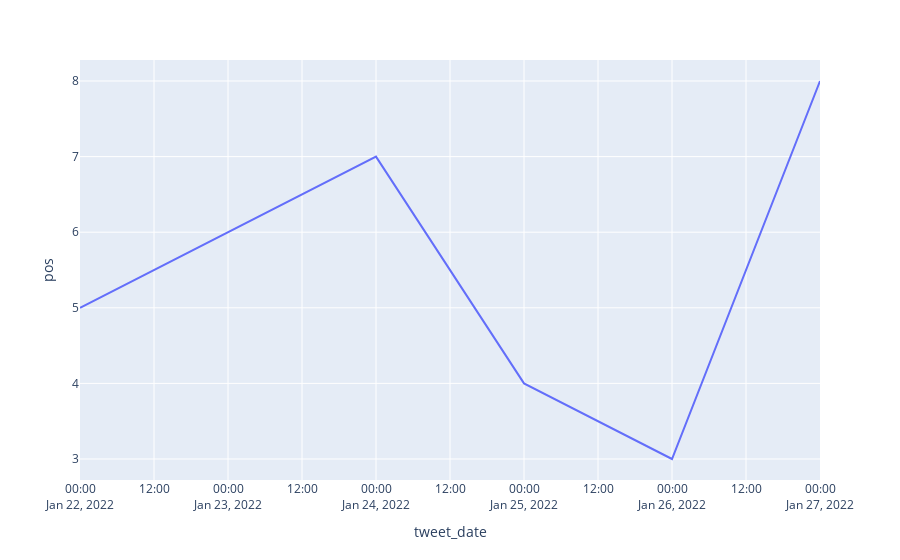

Notebook source saved alongside this figure:
### Code cell
fig = px.line(df_temp, x="tweet_date", y="pos")
fig.show()

### Figure 1 — Plotly figure (JSON) as saved in the notebook; plotly's stock layout.template omitted (floating-point values rounded to 4 significant figures)
{"data": [{"hovertemplate": "tweet_date=%{x}<br>pos=%{y}<extra></extra>", "legendgroup": "", "line": {"color": "#636efa", "dash": "solid"}, "marker": {"symbol": "circle"}, "mode": "lines", "name": "", "orientation": "v", "showlegend": false, "type": "scatter", "x": ["2022-01-22T00:00:00", "2022-01-23T00:00:00", "2022-01-24T00:00:00", "2022-01-25T00:00:00", "2022-01-26T00:00:00", "2022-01-27T00:00:00"], "xaxis": "x", "y": [5, 6, 7, 4, 3, 8], "yaxis": "y"}], "layout": {"legend": {"tracegroupgap": 0}, "margin": {"t": 60}, "xaxis": {"anchor": "y", "domain": [0, 1], "title": {"text": "tweet_date"}}, "yaxis": {"anchor": "x", "domain": [0, 1], "title": {"text": "pos"}}}}
